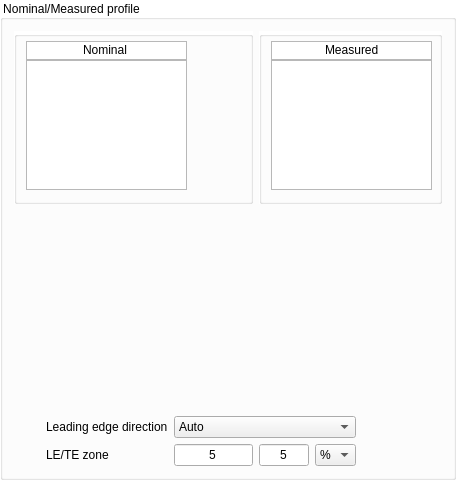
    <widget class="QGroupBox" name="profilesNominalMeasured">
     <property name="minimumSize">
      <size>
       <width>0</width>
       <height>480</height>
      </size>
     </property>
     <property name="maximumSize">
      <size>
       <width>456</width>
       <height>500</height>
      </size>
     </property>
     <property name="styleSheet">
      <string notr="true">QGroupBox {
	background-color: rgb(255, 255, 255);
}</string>
     </property>
     <property name="title">
      <string>Nominal/Measured profile</string>
     </property>
     <layout class="QGridLayout" name="gridLayout">
      <item row="4" column="2" colspan="2">
       <widget class="QLineEdit" name="zoneLE">
        <property name="minimumSize">
         <size>
          <width>50</width>
          <height>0</height>
         </size>
        </property>
        <property name="text">
         <string>5</string>
        </property>
        <property name="alignment">
         <set>Qt::AlignCenter</set>
        </property>
       </widget>
      </item>
      <item row="4" column="5">
       <widget class="QComboBox" name="measureType">
        <property name="currentIndex">
         <number>0</number>
        </property>
        <item>
         <property name="text">
          <string>%</string>
         </property>
        </item>
        <item>
         <property name="text">
          <string>L</string>
         </property>
        </item>
       </widget>
      </item>
      <item row="4" column="4">
       <widget class="QLineEdit" name="zoneTE">
        <property name="maximumSize">
         <size>
          <width>50</width>
          <height>16777215</height>
         </size>
        </property>
        <property name="text">
         <string>5</string>
        </property>
        <property name="alignment">
         <set>Qt::AlignCenter</set>
        </property>
       </widget>
      </item>
      <item row="3" column="1">
       <widget class="QLabel" name="directionLabel">
        <property name="text">
         <string>Leading edge direction</string>
        </property>
       </widget>
      </item>
      <item row="4" column="1">
       <widget class="QLabel" name="scaleLETELabel">
        <property name="text">
         <string>LE/TE zone</string>
        </property>
       </widget>
      </item>
      <item row="3" column="2" colspan="4">
       <widget class="QComboBox" name="directionLE">
        <property name="enabled">
         <bool>true</bool>
        </property>
        <item>
         <property name="text">
          <string>Auto</string>
         </property>
        </item>
        <item>
         <property name="text">
          <string>+X</string>
         </property>
        </item>
        <item>
         <property name="text">
          <string>+Y</string>
         </property>
        </item>
        <item>
         <property name="text">
          <string>-X</string>
         </property>
        </item>
        <item>
         <property name="text">
          <string>-Y</string>
         </property>
        </item>
       </widget>
      </item>
      <item row="3" column="6" rowspan="2">
       <spacer name="horizontalSpacer_7">
        <property name="orientation">
         <enum>Qt::Horizontal</enum>
        </property>
        <property name="sizeHint" stdset="0">
         <size>
          <width>40</width>
          <height>20</height>
         </size>
        </property>
       </spacer>
      </item>
      <item row="1" column="4" colspan="3">
       <widget class="QGroupBox" name="groupBox">
        <property name="minimumSize">
         <size>
          <width>183</width>
          <height>171</height>
         </size>
        </property>
        <property name="maximumSize">
         <size>
          <width>1677215</width>
          <height>16777215</height>
         </size>
        </property>
        <property name="title">
         <string/>
        </property>
        <widget class="QListWidget" name="listMeasured">
         <property name="geometry">
          <rect>
           <x>12</x>
           <y>28</y>
           <width>161</width>
           <height>131</height>
          </rect>
         </property>
         <property name="selectionMode">
          <enum>QAbstractItemView::SingleSelection</enum>
         </property>
        </widget>
        <widget class="QLineEdit" name="lineMeasured">
         <property name="geometry">
          <rect>
           <x>13</x>
           <y>10</y>
           <width>160</width>
           <height>18</height>
          </rect>
         </property>
         <property name="text">
          <string>Measured</string>
         </property>
         <property name="frame">
          <bool>false</bool>
         </property>
         <property name="alignment">
          <set>Qt::AlignCenter</set>
         </property>
         <property name="readOnly">
          <bool>true</bool>
         </property>
        </widget>
        <widget class="QFrame" name="frameMeasured">
         <property name="geometry">
          <rect>
           <x>12</x>
           <y>10</y>
           <width>161</width>
           <height>20</height>
          </rect>
         </property>
         <property name="frameShape">
          <enum>QFrame::StyledPanel</enum>
         </property>
         <property name="frameShadow">
          <enum>QFrame::Sunken</enum>
         </property>
        </widget>
       </widget>
      </item>
      <item row="2" column="0" colspan="7">
       <widget class="QWidget" name="container" native="true">
        <property name="minimumSize">
         <size>
          <width>0</width>
          <height>200</height>
         </size>
        </property>
       </widget>
      </item>
      <item row="1" column="0" colspan="4">
       <widget class="QGroupBox" name="nominalBox">
        <property name="minimumSize">
         <size>
          <width>175</width>
          <height>171</height>
         </size>
        </property>
        <property name="maximumSize">
         <size>
          <width>16777215</width>
          <height>16777215</height>
         </size>
        </property>
        <property name="title">
         <string/>
        </property>
        <widget class="QListWidget" name="listNominal">
         <property name="geometry">
          <rect>
           <x>12</x>
           <y>28</y>
           <width>161</width>
           <height>131</height>
          </rect>
         </property>
        </widget>
        <widget class="QLineEdit" name="lineNomimal">
         <property name="geometry">
          <rect>
           <x>12</x>
           <y>10</y>
           <width>160</width>
           <height>18</height>
          </rect>
         </property>
         <property name="text">
          <string>Nominal</string>
         </property>
         <property name="frame">
          <bool>false</bool>
         </property>
         <property name="alignment">
          <set>Qt::AlignCenter</set>
         </property>
         <property name="readOnly">
          <bool>true</bool>
         </property>
        </widget>
        <widget class="QFrame" name="frameNominal">
         <property name="geometry">
          <rect>
           <x>12</x>
           <y>10</y>
           <width>161</width>
           <height>20</height>
          </rect>
         </property>
         <property name="minimumSize">
          <size>
           <width>0</width>
           <height>20</height>
          </size>
         </property>
         <property name="frameShape">
          <enum>QFrame::StyledPanel</enum>
         </property>
         <property name="frameShadow">
          <enum>QFrame::Sunken</enum>
         </property>
        </widget>
       </widget>
      </item>
      <item row="3" column="0" rowspan="2">
       <spacer name="horizontalSpacer_8">
        <property name="orientation">
         <enum>Qt::Horizontal</enum>
        </property>
        <property name="sizeHint" stdset="0">
         <size>
          <width>40</width>
          <height>20</height>
         </size>
        </property>
       </spacer>
      </item>
     </layout>
    </widget>
